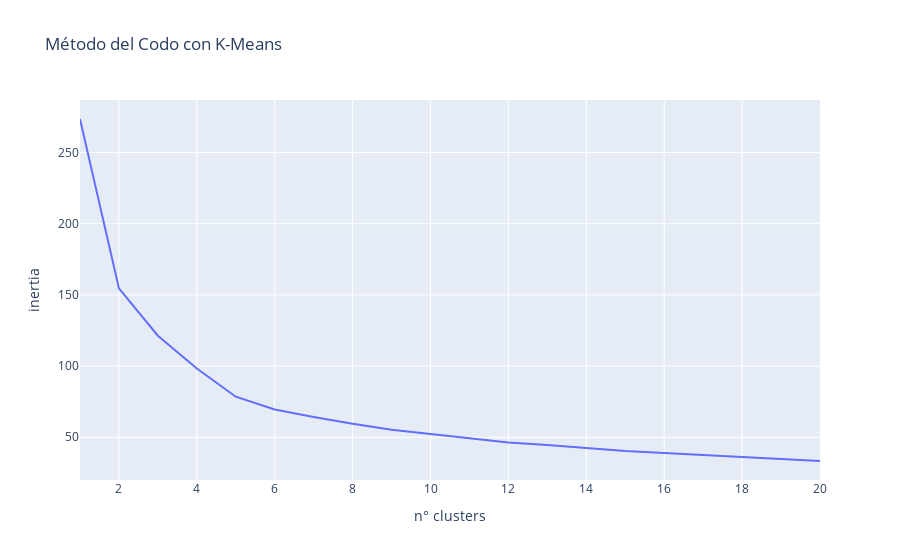

Notebook source saved alongside this figure:
### Code cell
px.line(
    inertias,
    x="n° clusters",
    y="inertia",
    title="Método del Codo con K-Means",
    height=600,
)

### Figure 1 — Plotly figure (JSON) as saved in the notebook; plotly's stock layout.template omitted (floating-point values rounded to 4 significant figures)
{"data": [{"hovertemplate": "n° clusters=%{x}<br>inertia=%{y}<extra></extra>", "legendgroup": "", "line": {"color": "#636efa", "dash": "solid"}, "marker": {"symbol": "circle"}, "mode": "lines", "name": "", "orientation": "v", "showlegend": false, "type": "scatter", "x": [1, 2, 3, 4, 5, 6, 7, 8, 9, 10, 11, 12, 13, 14, 15, 16, 17, 18, 19, 20], "xaxis": "x", "y": [273.5, 154.6, 121.3, 98.27, 78.5, 69.49, 64.32, 59.52, 55.32, 52.18, 48.93, 46.29, 44.63, 42.27, 40.34, 38.92, 37.4, 36.0, 34.81, 33.35], "yaxis": "y"}], "layout": {"autosize": true, "legend": {"tracegroupgap": 0}, "title": {"text": "Método del Codo con K-Means"}, "xaxis": {"anchor": "y", "autorange": true, "domain": [0, 1], "range": [1, 20], "title": {"text": "n° clusters"}, "type": "linear"}, "yaxis": {"anchor": "x", "autorange": true, "domain": [0, 1], "range": [20.0, 286.9], "title": {"text": "inertia"}, "type": "linear"}}}
